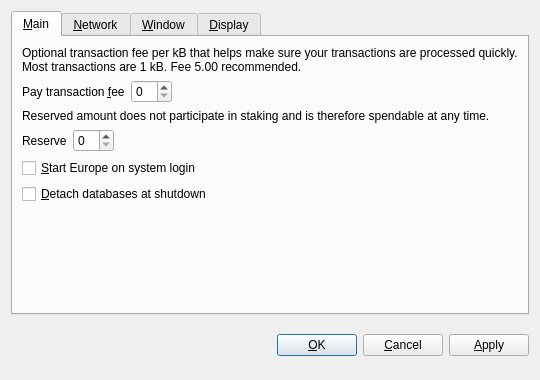
<?xml version="1.0" encoding="UTF-8"?>
<ui version="4.0">
 <class>OptionsDialog</class>
 <widget class="QDialog" name="OptionsDialog">
  <property name="geometry">
   <rect>
    <x>0</x>
    <y>0</y>
    <width>540</width>
    <height>380</height>
   </rect>
  </property>
  <property name="windowTitle">
   <string>Options</string>
  </property>
  <property name="modal">
   <bool>true</bool>
  </property>
  <layout class="QVBoxLayout" name="verticalLayout">
   <item>
    <widget class="QTabWidget" name="tabWidget">
     <property name="tabPosition">
      <enum>QTabWidget::North</enum>
     </property>
     <property name="currentIndex">
      <number>0</number>
     </property>
     <widget class="QWidget" name="tabMain">
      <attribute name="title">
       <string>&amp;Main</string>
      </attribute>
      <layout class="QVBoxLayout" name="verticalLayout_Main">
       <item>
        <widget class="QLabel" name="transactionFeeInfoLabel">
         <property name="text">
          <string>Optional transaction fee per kB that helps make sure your transactions are processed quickly. Most transactions are 1 kB. Fee 5.00 recommended.</string>
         </property>
         <property name="textFormat">
          <enum>Qt::PlainText</enum>
         </property>
         <property name="wordWrap">
          <bool>true</bool>
         </property>
        </widget>
       </item>
       <item>
        <layout class="QHBoxLayout" name="horizontalLayoutFee">
         <item>
          <widget class="QLabel" name="transactionFeeLabel">
           <property name="text">
            <string>Pay transaction &amp;fee</string>
           </property>
           <property name="textFormat">
            <enum>Qt::PlainText</enum>
           </property>
           <property name="buddy">
            <cstring>transactionFee</cstring>
           </property>
          </widget>
         </item>
         <item>
          <widget class="BitcoinAmountField" name="transactionFee"/>
         </item>
         <item>
          <spacer name="horizontalSpacerFee">
           <property name="orientation">
            <enum>Qt::Horizontal</enum>
           </property>
           <property name="sizeHint" stdset="0">
            <size>
             <width>40</width>
             <height>20</height>
            </size>
           </property>
          </spacer>
         </item>
        </layout>
       </item>
       <item>
        <widget class="QLabel" name="reserveBalanceInfoLabel">
         <property name="text">
          <string>Reserved amount does not participate in staking and is therefore spendable at any time.</string>
         </property>
         <property name="textFormat">
          <enum>Qt::PlainText</enum>
         </property>
         <property name="wordWrap">
          <bool>true</bool>
         </property>
        </widget>
       </item>
       <item>
        <layout class="QHBoxLayout" name="horizontalLayoutReserveBalance">
         <item>
          <widget class="QLabel" name="reserveBalanceLabel">
           <property name="text">
            <string>Reserve</string>
           </property>
           <property name="textFormat">
            <enum>Qt::PlainText</enum>
           </property>
           <property name="buddy">
            <cstring>reserveBalance</cstring>
           </property>
          </widget>
         </item>
         <item>
          <widget class="BitcoinAmountField" name="reserveBalance"/>
         </item>
         <item>
          <spacer name="horizontalSpacerReserveBalance">
           <property name="orientation">
            <enum>Qt::Horizontal</enum>
           </property>
           <property name="sizeHint" stdset="0">
            <size>
             <width>40</width>
             <height>20</height>
            </size>
           </property>
          </spacer>
         </item>
        </layout>
       </item>
       <item>
        <widget class="QCheckBox" name="bitcoinAtStartup">
         <property name="toolTip">
          <string>Automatically start Europe after logging in to the system.</string>
         </property>
         <property name="text">
          <string>&amp;Start Europe on system login</string>
         </property>
        </widget>
       </item>
       <item>
        <widget class="QCheckBox" name="detachDatabases">
         <property name="toolTip">
          <string>Detach block and address databases at shutdown. This means they can be moved to another data directory, but it slows down shutdown. The wallet is always detached.</string>
         </property>
         <property name="text">
          <string>&amp;Detach databases at shutdown</string>
         </property>
        </widget>
       </item>
       <item>
        <spacer name="verticalSpacer_Main">
         <property name="orientation">
          <enum>Qt::Vertical</enum>
         </property>
         <property name="sizeHint" stdset="0">
          <size>
           <width>20</width>
           <height>40</height>
          </size>
         </property>
        </spacer>
       </item>
      </layout>
     </widget>
     <widget class="QWidget" name="tabNetwork">
      <attribute name="title">
       <string>&amp;Network</string>
      </attribute>
      <layout class="QVBoxLayout" name="verticalLayout_Network">
       <item>
        <widget class="QCheckBox" name="mapPortUpnp">
         <property name="toolTip">
          <string>Automatically open the Europe client port on the router. This only works when your router supports UPnP and it is enabled.</string>
         </property>
         <property name="text">
          <string>Map port using &amp;UPnP</string>
         </property>
        </widget>
       </item>
       <item>
        <widget class="QCheckBox" name="connectSocks">
         <property name="toolTip">
          <string>Connect to the Europe network through a SOCKS proxy (e.g. when connecting through Tor).</string>
         </property>
         <property name="text">
          <string>&amp;Connect through SOCKS proxy:</string>
         </property>
        </widget>
       </item>
       <item>
        <layout class="QHBoxLayout" name="horizontalLayout_Network">
         <item>
          <widget class="QLabel" name="proxyIpLabel">
           <property name="text">
            <string>Proxy &amp;IP:</string>
           </property>
           <property name="textFormat">
            <enum>Qt::PlainText</enum>
           </property>
           <property name="buddy">
            <cstring>proxyIp</cstring>
           </property>
          </widget>
         </item>
         <item>
          <widget class="QValidatedLineEdit" name="proxyIp">
           <property name="maximumSize">
            <size>
             <width>140</width>
             <height>16777215</height>
            </size>
           </property>
           <property name="toolTip">
            <string>IP address of the proxy (e.g. 127.0.0.1)</string>
           </property>
          </widget>
         </item>
         <item>
          <widget class="QLabel" name="proxyPortLabel">
           <property name="text">
            <string>&amp;Port:</string>
           </property>
           <property name="textFormat">
            <enum>Qt::PlainText</enum>
           </property>
           <property name="buddy">
            <cstring>proxyPort</cstring>
           </property>
          </widget>
         </item>
         <item>
          <widget class="QLineEdit" name="proxyPort">
           <property name="maximumSize">
            <size>
             <width>55</width>
             <height>16777215</height>
            </size>
           </property>
           <property name="toolTip">
            <string>Port of the proxy (e.g. 9050)</string>
           </property>
          </widget>
         </item>
         <item>
          <widget class="QLabel" name="socksVersionLabel">
           <property name="text">
            <string>SOCKS &amp;Version:</string>
           </property>
           <property name="textFormat">
            <enum>Qt::PlainText</enum>
           </property>
           <property name="buddy">
            <cstring>socksVersion</cstring>
           </property>
          </widget>
         </item>
         <item>
          <widget class="QValueComboBox" name="socksVersion">
           <property name="toolTip">
            <string>SOCKS version of the proxy (e.g. 5)</string>
           </property>
          </widget>
         </item>
         <item>
          <spacer name="horizontalSpacer_Network">
           <property name="orientation">
            <enum>Qt::Horizontal</enum>
           </property>
           <property name="sizeHint" stdset="0">
            <size>
             <width>40</width>
             <height>20</height>
            </size>
           </property>
          </spacer>
         </item>
        </layout>
       </item>
       <item>
        <spacer name="verticalSpacer_Network">
         <property name="orientation">
          <enum>Qt::Vertical</enum>
         </property>
         <property name="sizeHint" stdset="0">
          <size>
           <width>20</width>
           <height>40</height>
          </size>
         </property>
        </spacer>
       </item>
      </layout>
     </widget>
     <widget class="QWidget" name="tabWindow">
      <attribute name="title">
       <string>&amp;Window</string>
      </attribute>
      <layout class="QVBoxLayout" name="verticalLayout_Window">
       <item>
        <widget class="QCheckBox" name="minimizeToTray">
         <property name="toolTip">
          <string>Show only a tray icon after minimizing the window.</string>
         </property>
         <property name="text">
          <string>&amp;Minimize to the tray instead of the taskbar</string>
         </property>
        </widget>
       </item>
       <item>
        <widget class="QCheckBox" name="minimizeOnClose">
         <property name="toolTip">
          <string>Minimize instead of exit the application when the window is closed. When this option is enabled, the application will be closed only after selecting Quit in the menu.</string>
         </property>
         <property name="text">
          <string>M&amp;inimize on close</string>
         </property>
        </widget>
       </item>
       <item>
        <spacer name="verticalSpacer_Window">
         <property name="orientation">
          <enum>Qt::Vertical</enum>
         </property>
         <property name="sizeHint" stdset="0">
          <size>
           <width>20</width>
           <height>40</height>
          </size>
         </property>
        </spacer>
       </item>
      </layout>
     </widget>
     <widget class="QWidget" name="tabDisplay">
      <attribute name="title">
       <string>&amp;Display</string>
      </attribute>
      <layout class="QVBoxLayout" name="verticalLayout_Display">
       <item>
        <layout class="QHBoxLayout" name="horizontalLayout_1_Display">
         <item>
          <widget class="QLabel" name="langLabel">
           <property name="text">
            <string>User Interface &amp;language:</string>
           </property>
           <property name="textFormat">
            <enum>Qt::PlainText</enum>
           </property>
           <property name="buddy">
            <cstring>lang</cstring>
           </property>
          </widget>
         </item>
         <item>
          <widget class="QValueComboBox" name="lang">
           <property name="toolTip">
            <string>The user interface language can be set here. This setting will take effect after restarting Europe.</string>
           </property>
          </widget>
         </item>
        </layout>
       </item>
       <item>
        <layout class="QHBoxLayout" name="horizontalLayout_2_Display">
         <item>
          <widget class="QLabel" name="unitLabel">
           <property name="text">
            <string>&amp;Unit to show amounts in:</string>
           </property>
           <property name="textFormat">
            <enum>Qt::PlainText</enum>
           </property>
           <property name="buddy">
            <cstring>unit</cstring>
           </property>
          </widget>
         </item>
         <item>
          <widget class="QValueComboBox" name="unit">
           <property name="toolTip">
            <string>Choose the default subdivision unit to show in the interface and when sending coins.</string>
           </property>
          </widget>
         </item>
        </layout>
       </item>
       <item>
        <widget class="QCheckBox" name="displayAddresses">
         <property name="toolTip">
          <string>Whether to show Europe addresses in the transaction list or not.</string>
         </property>
         <property name="text">
          <string>&amp;Display addresses in transaction list</string>
         </property>
        </widget>
       </item>
       <item>
        <widget class="QCheckBox" name="coinControlFeatures">
         <property name="toolTip">
          <string>Whether to show coin control features or not.</string>
         </property>
         <property name="text">
          <string>Display coin &amp;control features (experts only!)</string>
         </property>
        </widget>
       </item>
       <item>
        <spacer name="verticalSpacer_Display">
         <property name="orientation">
          <enum>Qt::Vertical</enum>
         </property>
         <property name="sizeHint" stdset="0">
          <size>
           <width>20</width>
           <height>40</height>
          </size>
         </property>
        </spacer>
       </item>
      </layout>
     </widget>
    </widget>
   </item>
   <item>
    <layout class="QHBoxLayout" name="horizontalLayout_Buttons">
     <item>
      <spacer name="horizontalSpacer_1">
       <property name="orientation">
        <enum>Qt::Horizontal</enum>
       </property>
       <property name="sizeHint" stdset="0">
        <size>
         <width>40</width>
         <height>48</height>
        </size>
       </property>
      </spacer>
     </item>
     <item>
      <widget class="QLabel" name="statusLabel">
       <property name="font">
        <font>
         <weight>75</weight>
         <bold>true</bold>
        </font>
       </property>
       <property name="text">
        <string/>
       </property>
       <property name="textFormat">
        <enum>Qt::PlainText</enum>
       </property>
       <property name="wordWrap">
        <bool>true</bool>
       </property>
      </widget>
     </item>
     <item>
      <spacer name="horizontalSpacer_2">
       <property name="orientation">
        <enum>Qt::Horizontal</enum>
       </property>
       <property name="sizeHint" stdset="0">
        <size>
         <width>40</width>
         <height>48</height>
        </size>
       </property>
      </spacer>
     </item>
     <item>
      <widget class="QPushButton" name="okButton">
       <property name="text">
        <string>&amp;OK</string>
       </property>
      </widget>
     </item>
     <item>
      <widget class="QPushButton" name="cancelButton">
       <property name="text">
        <string>&amp;Cancel</string>
       </property>
       <property name="autoDefault">
        <bool>false</bool>
       </property>
      </widget>
     </item>
     <item>
      <widget class="QPushButton" name="applyButton">
       <property name="text">
        <string>&amp;Apply</string>
       </property>
       <property name="autoDefault">
        <bool>false</bool>
       </property>
      </widget>
     </item>
    </layout>
   </item>
  </layout>
 </widget>
 <customwidgets>
  <customwidget>
   <class>BitcoinAmountField</class>
   <extends>QSpinBox</extends>
   <header>bitcoinamountfield.h</header>
  </customwidget>
  <customwidget>
   <class>QValueComboBox</class>
   <extends>QComboBox</extends>
   <header>qvaluecombobox.h</header>
  </customwidget>
  <customwidget>
   <class>QValidatedLineEdit</class>
   <extends>QLineEdit</extends>
   <header>qvalidatedlineedit.h</header>
  </customwidget>
 </customwidgets>
 <resources/>
 <connections/>
</ui>
